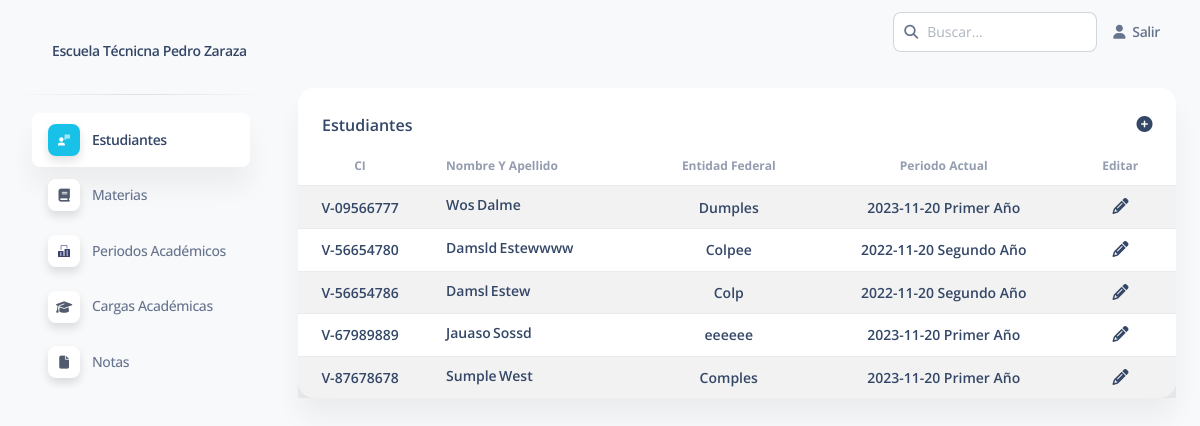
/estudiantes (signed in), run on an earlier commit of the app's database.
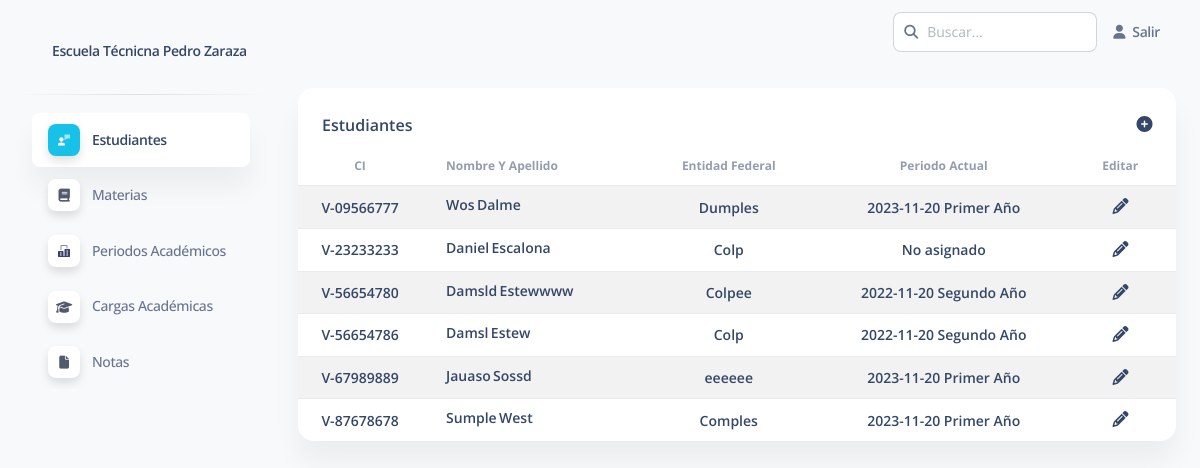
And on a later commit of the database.
### apps/home/models.py (models this page shows, shortened)
class Estudiante(models.Model):
    CI_OPT=(
        ('V', 'V'),
        ('E', 'E')
    )
    ci = models.CharField(max_length=10, validators=[MinLengthValidator(7), RegexValidator(r'^[0-9]{1,2}[.]?[0-9]{3}[.]?[0-9]{3}$')], unique=True, null=True)
    ci_tipo = models.CharField(max_length=1, choices=CI_OPT, null=True)
    nombre = models.CharField(max_length=30, null=True)
    apellido = models.CharField(max_length=30, null=True)
    entidad_federal = models.CharField(max_length=30, null=True)
    periodo = models.ForeignKey('home.Periodo', on_delete=models.SET_NULL, blank=True, null=True)#Relación a periodo para asignar carga y tomar en cuenta en carga de notas
    periodo_completo = models.BooleanField(default=False)#Filtro para excluir de la carga de notas una vez fue cargada la nota
    class Meta:
        verbose_name = ("Estudiante")
        verbose_name_plural = ("Estudiantes")

class Periodo(models.Model):
    fecha = models.DateField(null=True)
    carga = models.ForeignKey('home.Carga', on_delete=models.RESTRICT, null=True)
    class Meta:
        verbose_name = ("Periodo")
        verbose_name_plural = ("Periodos")
    def __str__(self):
        return f'{self.fecha} {self.carga.titulo}'

class Carga(models.Model):
    titulo = models.CharField(max_length=30, null=True)
    materias = models.ManyToManyField(Materia)
    class Meta:
        verbose_name = ("Carga ")
        verbose_name_plural = ("Cargas")

### apps/home/views.py (the view)
# urls.py: path('estudiantes', views.estudiantes, name='estudiante'),
@login_required(login_url="/login/")
def estudiantes(request):
    estudiantes = Estudiante.objects.all().order_by('ci')
    buscar = request.GET.get('buscar')#Tomar texto del buscador
    if buscar:#Si exste, filtrar
        estudiantes = estudiantes.filter(Q(nombre__icontains=buscar)|Q(apellido__icontains=buscar)|Q(entidad_federal__icontains=buscar)|Q(periodo__carga__titulo__icontains=buscar)|Q(periodo__fecha__icontains=buscar)|Q(ci__icontains=buscar))#Filtros
    table = 'home/table-content/estudiantes.html'
    context={
        'estudiantes':estudiantes,
        'segment':'estudiante',
        'title':'Estudiantes',
        'buscar':True,
        'table':table,
        'url_crear':'/estudiantes/crear'
    }
    if request.headers.get('x-requested-with') == 'XMLHttpRequest':#Evaluar si es una petición AJAX
        table_html = render_to_string(table, context, request)#Rendereziar los datos en una plantilla de tabla reducida
        return JsonResponse({'table_html': table_html, })#JsonResponse para manejar con JavaScript y recargar un segmento de la página
    return render(request, 'home/table.html', context)

### apps/context_processors.py (called while the page is built)
def cfg_assets_root(request):
    return { 'ASSETS_ROOT' : settings.ASSETS_ROOT }

### apps/home/templatetags/tags.py (called while the page is built)
@register.filter
def remove_dot(value):
  text = str(value).replace('.','')
  return text

### apps/templates/home/table.html (shortened to what this page needs)
{% extends 'layouts/base.html' %}
{% block content %}
{% load tags %}
<div class="container-fluid py-4">
  <div class="row">
    <div class="col-12">
      <div class="card mb-4">
        <div class="card-header pb-0">
          <div class="d-flex justify-content-between">
            <h6>{{ title }}</h6>
            {% if url_crear %}
            <a href="{{ url_crear }}" title="Agregar {{ segment }}">
              <i class="fa fa-plus-circle" aria-hidden="true"></i>
            </a>
            {% endif %}
          </div>
        </div>
        <div class="card-body p-0">
          <div class="table-responsive p-0" id="contenedor-tabla">
            {% include table %}
          </div>
        </div>
      </div>
    </div>
  </div>
</div>
{% endblock content %}

### apps/templates/home/table-content/estudiantes.html
{% load tags %}
<table class="table table-striped mb-0 ">
    <thead>
      <tr>
        <th class="text-xs font-weight-bolder opacity-7 text-center">CI</th>
        <th class="text-xs font-weight-bolder opacity-7">Nombre y Apellido</th>
        <th class="text-xs font-weight-bolder opacity-7 text-center">Entidad Federal</th>
        <th class="text-xs font-weight-bolder opacity-7 text-center">Periodo actual</th>
        <th class="text-xs font-weight-bolder opacity-7 text-center user-select-none">Editar</th>
      </tr>
    </thead>
    <tbody>
      {% for estudiante in estudiantes %}
      <tr class="text-primary">
        <td class="font-weight-bold align-middle text-center">
          <h6 class="text-sm m-0">{{ estudiante.ci_tipo }}-{{ estudiante.ci|remove_dot }}</h6>
        </td>
        <td class="font-weight-bold ps-4">
          <h6 class="text-sm m-0">{{ estudiante.nombre }}&thinsp;{{ estudiante.apellido }}</h6>
        </td>
        <td class="font-weight-bold align-middle text-center">
          <h6 class="text-sm m-0">{{ estudiante.entidad_federal|default_if_none:'Sin especificar' }}</h6>
        </td>
        <td class="font-weight-bold align-middle text-center">
            <h6 class="text-sm m-0">{{ estudiante.periodo|default_if_none:'No asignado' }}</h6>
        </td>
        <td class="font-weight-bold align-middle text-center">
          <a href="{% url 'estudiante_editar' estudiante.id %}">
            <i class="fa fa-pencil" aria-hidden="true"></i>
          </a>
        </td>
      </tr>
      {% endfor %}
    </tbody>
  </table>

What changed in the data, as far as the page shows it:
added Estudiante: ci_tipo "V", ci|remove_dot "23233233", nombre "Daniel", apellido "Escalona", entidad_federal "Colp", periodo "No asignado"
